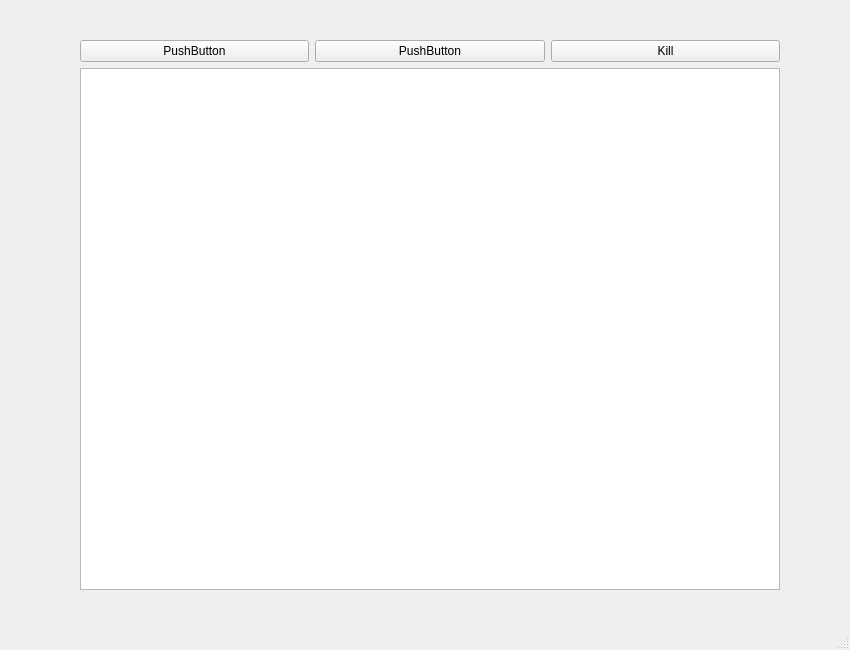
<?xml version="1.0" encoding="UTF-8"?>
<ui version="4.0">
 <class>MainWindow</class>
 <widget class="QMainWindow" name="MainWindow">
  <property name="geometry">
   <rect>
    <x>0</x>
    <y>0</y>
    <width>850</width>
    <height>650</height>
   </rect>
  </property>
  <property name="windowTitle">
   <string>MainWindow</string>
  </property>
  <widget class="QWidget" name="centralwidget">
   <widget class="QWidget" name="verticalLayoutWidget_2">
    <property name="geometry">
     <rect>
      <x>80</x>
      <y>40</y>
      <width>700</width>
      <height>550</height>
     </rect>
    </property>
    <layout class="QVBoxLayout" name="verticalLayout_2">
     <item>
      <layout class="QHBoxLayout" name="horizontalLayout">
       <item>
        <widget class="QPushButton" name="pushButton">
         <property name="text">
          <string>PushButton</string>
         </property>
        </widget>
       </item>
       <item>
        <widget class="QPushButton" name="pushButton_2">
         <property name="text">
          <string>PushButton</string>
         </property>
        </widget>
       </item>
       <item>
        <widget class="QPushButton" name="pushButton_3">
         <property name="text">
          <string>Kill</string>
         </property>
        </widget>
       </item>
      </layout>
     </item>
     <item>
      <layout class="QVBoxLayout" name="verticalLayout">
       <item>
        <widget class="QTreeView" name="treeView"/>
       </item>
      </layout>
     </item>
    </layout>
   </widget>
  </widget>
  <widget class="QMenuBar" name="menubar">
   <property name="geometry">
    <rect>
     <x>0</x>
     <y>0</y>
     <width>663</width>
     <height>22</height>
    </rect>
   </property>
  </widget>
  <widget class="QStatusBar" name="statusbar"/>
 </widget>
 <resources/>
 <connections/>
</ui>
